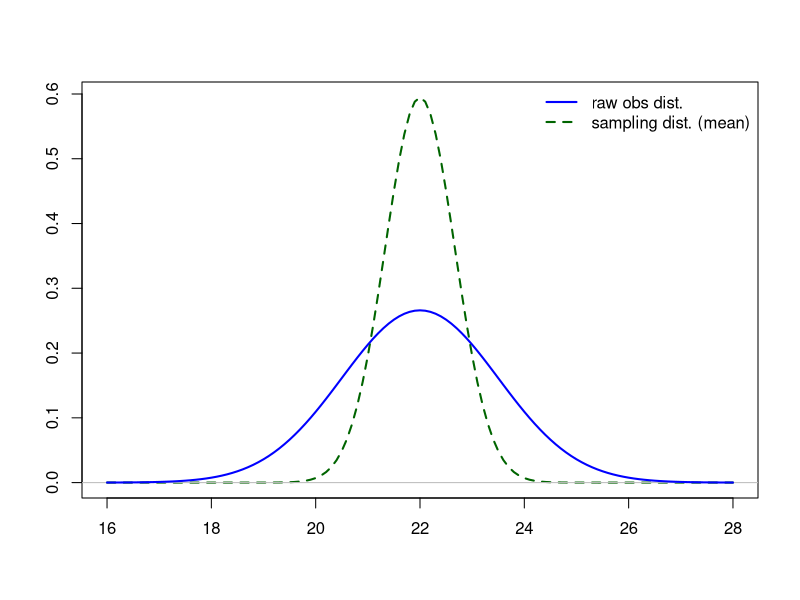
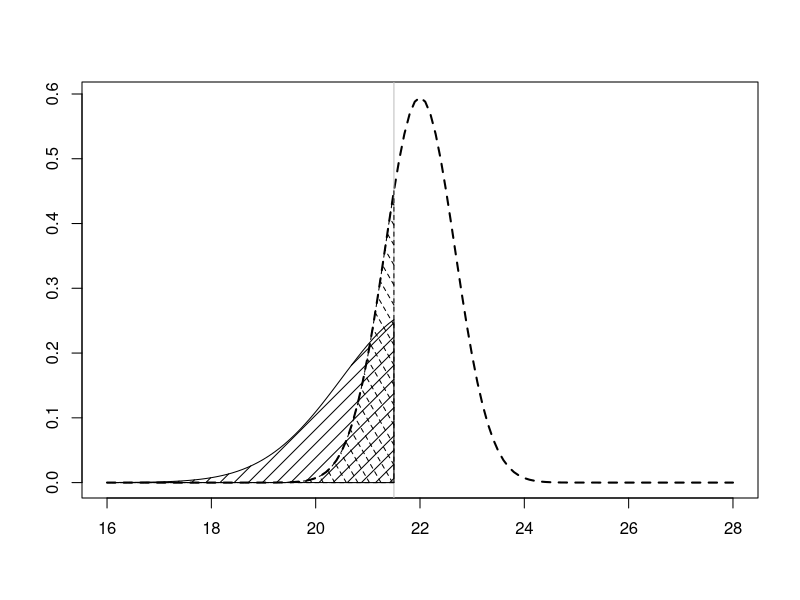
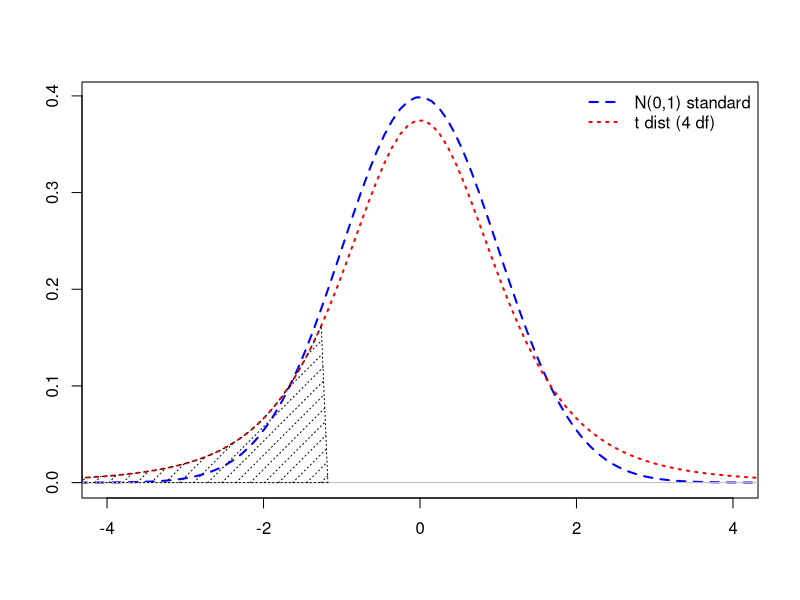

Source code (R) for these figures, in order:
## ---- chunk 1
knitr::opts_chunk$set(echo = TRUE)
## ---- chunk 2
xvals <- seq(16,28,by=0.1)
fx.samp <- dnorm(xvals, 22, 1.5/sqrt(5))
plot(xvals, fx.samp, type="l", lty=2, lwd=2, xlab="", ylab="", col = "darkgreen")
abline(h=0, col="gray")
fx <- dnorm(xvals, 22, 1.5)
lines(xvals, fx, lwd=2, col = "blue")
legend("topright", legend=c("raw obs dist.", "sampling dist. (mean)"),col = c("blue","darkgreen"), lty=1:2, lwd=c(2,2),bty="n")
## ---- chunk 3
pnorm(21.5, mean=22, sd=1.5)
## ---- chunk 4
pnorm(21.5, mean=22, sd=1.5/sqrt(5))
## ---- chunk 5
plot(xvals, fx.samp, type="l", lty=2, lwd=2, xlab="", ylab="")

xvals.sub <- xvals[xvals<=21.5]
fx.sub <-fx[xvals<=21.5]
fx.samp.sub <- fx.samp[xvals<=21.5]
abline(v=21.5,col = "gray")
polygon(cbind(c(21.5,xvals.sub),c(0,fx.sub)),density=10)
polygon(cbind(c(21.5,xvals.sub),c(0,fx.samp.sub)),density=10,
        angle = 120, lty=2)

## ---- chunk 6
set.seed(16)
sample<- rnorm(5,mean=22, sd=1.5)
sample
## ---- chunk 7
sample.mean <- mean(sample)
sample.mean

sample.sd <- sd(sample)
sample.sd


## ---- chunk 8
sample.se <- sample.sd/sqrt(5)
sample.se
## ---- chunk 9
t4<- (21.5-sample.mean)/sample.se
t4
## ---- chunk 10
pt(t4,df=4)
## ---- chunk 11
xvals <- seq(-5,5,length=100)
fx.samp.t <- dt(xvals,df=4)
plot(xvals,dnorm(xvals),type="l",lty=2,lwd=2,col="blue",xlim=c(-4,4),xlab="",ylab="")
abline(h=0,col="gray")
lines(xvals,fx.samp.t,lty=3,lwd=2, col = "red")
polygon(cbind(c(t4,-5,xvals[xvals<=t4]),c(0,0,fx.samp.t[xvals<=t4])),density=10,lty=3)
legend("topright", legend=c("N(0,1) standard","t dist (4 df)"),col=c("blue","red"),lty=2:3,lwd=c(2,2),bty="n")
